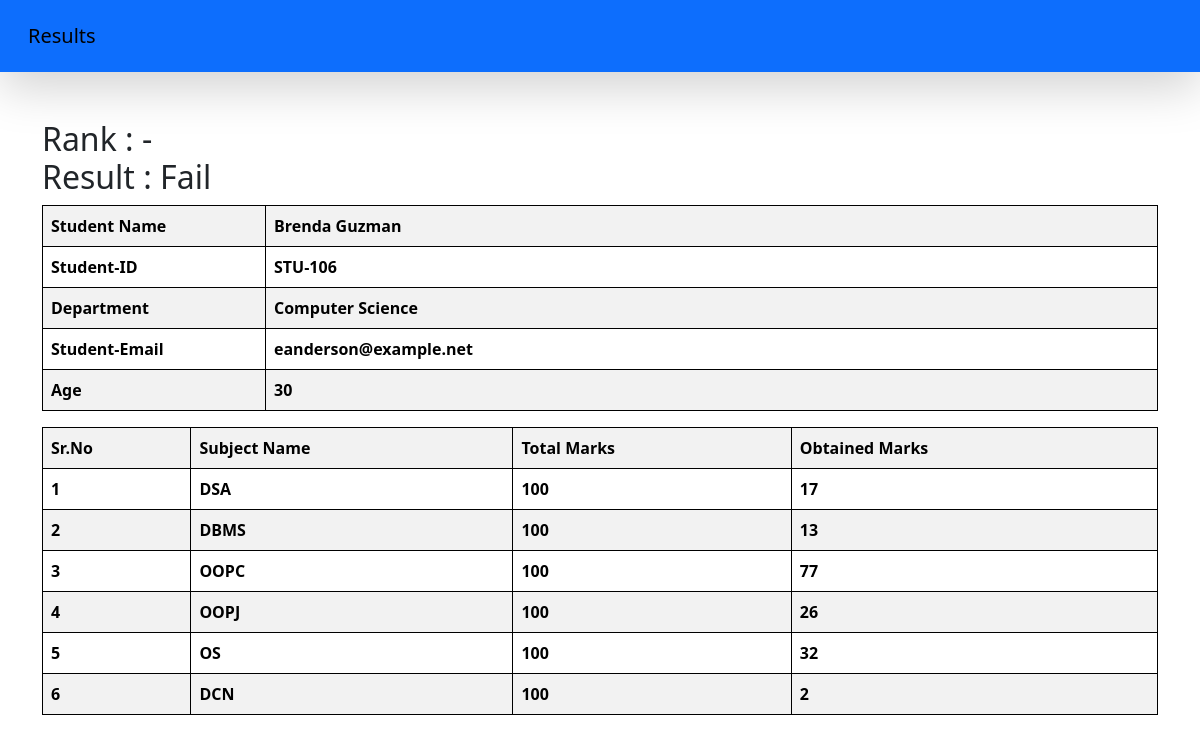
The page /result/STU-106 on the database its author committed.
### reportcard/models.py (models this page shows, shortened)
class Student(models.Model):
    department = models.ForeignKey(Department,related_name="depart",on_delete=models.CASCADE)
    student_id = models.OneToOneField(StudentID,related_name="studentid",on_delete=models.CASCADE)
    student_name = models.CharField(max_length=100)
    student_email = models.CharField(max_length=100)
    student_age = models.IntegerField(default=18)
    student_address = models.TextField()
    is_deleted = models.BooleanField(default= False)
    objects = StudentManager()
    admin_objects = models.Manager()
    def __str__(self) -> str:
        return self.student_name
    class Meta:
        ordering = ['student_name']
        verbose_name = "student"

class StudentID(models.Model):
    student_id = models.CharField(max_length=100)
    def __str__(self) -> str:
        return self.student_id
    class Meta:
        ordering = ['student_id']

class Department(models.Model):
    department = models.CharField(max_length=100)
    def __str__(self) -> str:
        return self.department
    class Meta:
        ordering = ['department']

class SubjectMarks(models.Model):
    student = models.ForeignKey(Student,related_name="studentmarks",on_delete=models.CASCADE)
    subject = models.ForeignKey(Subject,related_name="subjectmarks",on_delete=models.CASCADE)
    marks = models.IntegerField()
    class Meta:
        unique_together = ['student','subject']

class Subject(models.Model):
    subject_name = models.CharField(max_length=50)
    def __str__(self)->str:
        return self.subject_name

### reportcard/views.py (the view)
# urls.py: path('result/<student_id>',get_result,name='get_result'),
def get_result(request,student_id):
    student = Student.objects.get(student_id__student_id = student_id)
    reportcard = ReportCard.objects.get(student__student_name = student.student_name)
    print(reportcard)
    rank = reportcard.student_rank
    subjectmarks = SubjectMarks.objects.filter(student = student)
    result = True
    for subjectmark in subjectmarks:
        if subjectmark.marks < 35:
            result = False
    return render(request,'reportcard/results.html',{'subjectmakrs' : subjectmarks , 'student' : student , 'result' : result , 'rank' : rank})

### reportcard/models.py (called while the page is built)
    def get_queryset(self):
        return super().get_queryset().filter(is_deleted = False)

    def __str__(self) -> str:
        return f'{self.student} {self.student_rank}'

### reportcard/templates/reportcard/results.html
{% extends "reportcard/base.html" %}
{% block start %}
<div class="container mt-5">
    <h2>
        {% if result %}
            Rank : {{rank}}
            <br>
            Result : Pass
        {% else %}
            Rank : -
            <br>
            Result : Fail
        {% endif %}
    </h2>
    <table class="table table-striped">
        <tbody>
            <tr>
                <th style="width: 20%;">Student Name</th>
                <th>{{student.student_name}}</th>
            </tr>
            <tr>
                <th>Student-ID</th>
                <th>{{student.student_id}}</th>
            </tr>
            <tr>
                <th>Department</th>
                <th>{{student.department}}</th>
            </tr>
            <tr>
                <th>Student-Email</th>
                <th>{{student.student_email}}</th>
            </tr>
            <tr>
                <th>Age</th>
                <th>{{student.student_age}}</th>
            </tr>
        </tbody>
    </table>
    <table class="table table-striped">
        <tbody>
            <tr>
                <th>Sr.No</th>
                <th>Subject Name</th>
                <th>Total Marks</th>
                <th>Obtained Marks</th>
            </tr>
            {% for subjectmark in subjectmakrs %}
                <tr>
                    <th>{{forloop.counter}}</th>
                    <th>{{subjectmark.subject}}</th>
                    <th>100</th>
                    <th>{{subjectmark.marks}}</th>
                </tr>
            {% endfor %}
        </tbody>
    </table>
</div>
{% endblock %}

### reportcard/templates/reportcard/base.html (style rules this page uses)
table,th,td { border: 1px,solid,black; }

### rows shown on the page
Student: student_name "Brenda Guzman", student_id "STU-106", department "Computer Science", student_email "eanderson@example.net", student_age "30"
SubjectMarks: subject "DSA", marks "17"
SubjectMarks: subject "DBMS", marks "13"
SubjectMarks: subject "OOPC", marks "77"
SubjectMarks: subject "OOPJ", marks "26"
SubjectMarks: subject "OS", marks "32"
SubjectMarks: subject "DCN", marks "2"
